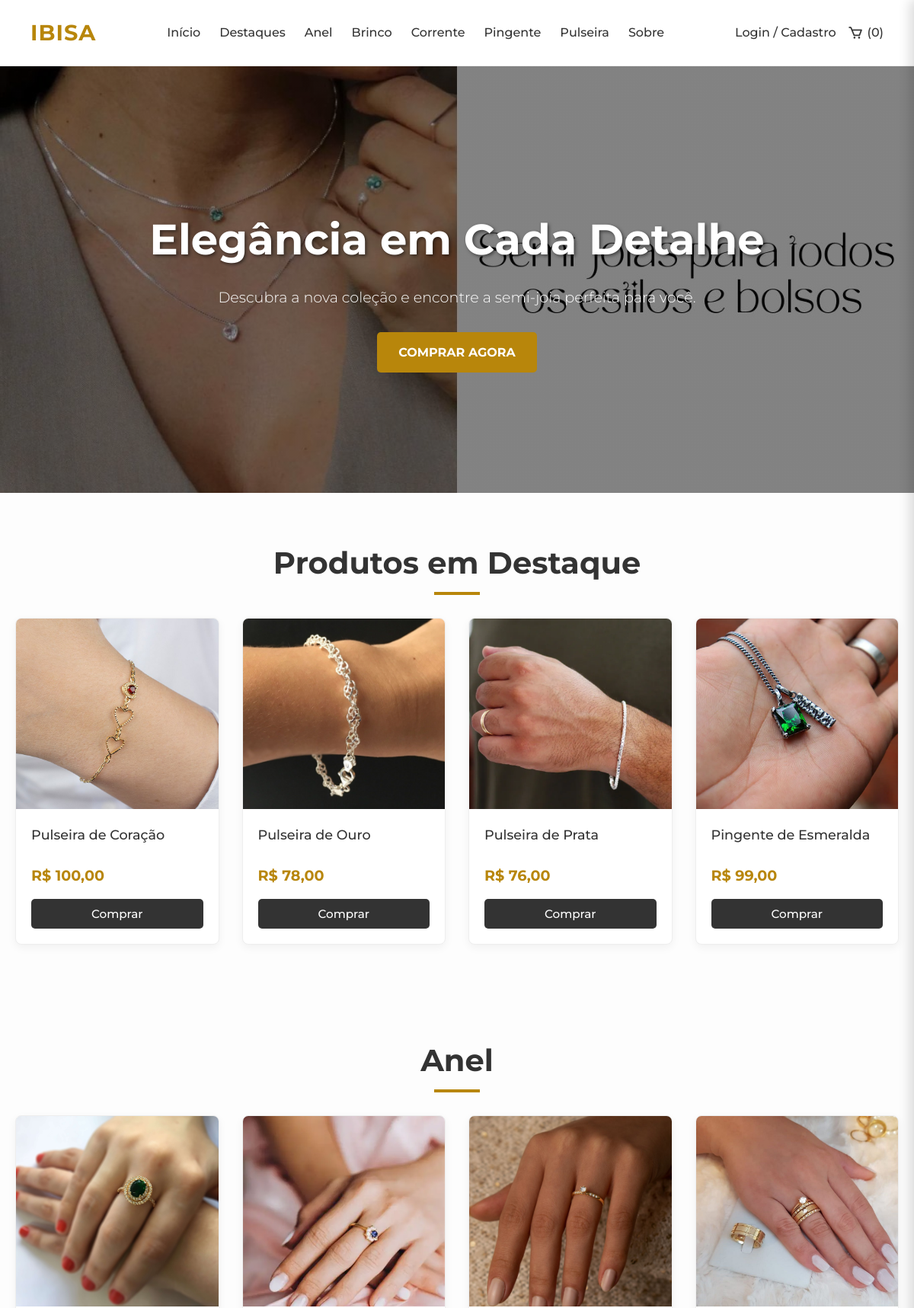
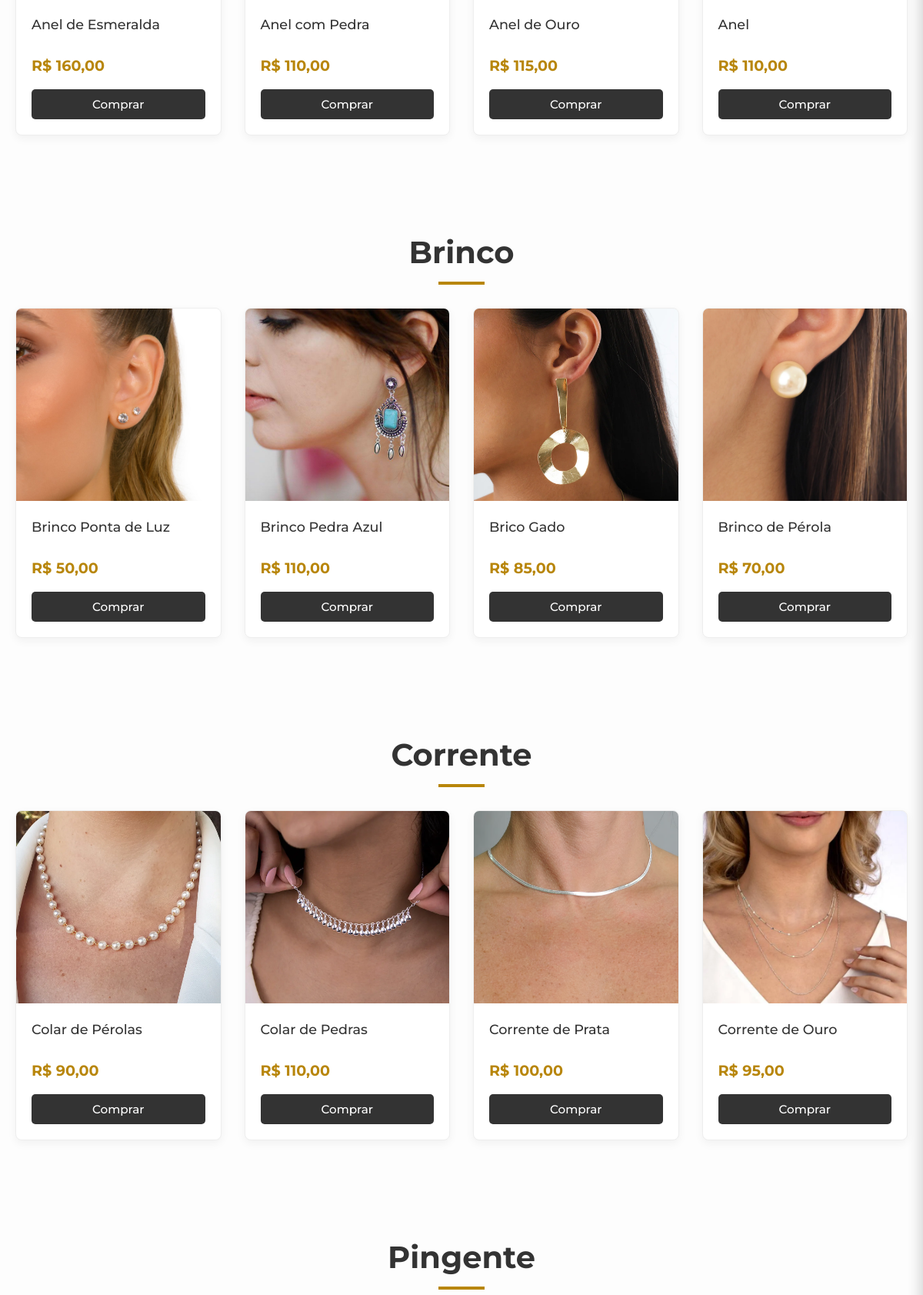
The page / (upper part) on the database its author committed (2 pictures, top to bottom).
### tables this page shows
CREATE TABLE `categoria` (
  `id_categoria` int NOT NULL,
  `nome_categoria` varchar(100) NOT NULL
);

CREATE TABLE `produto` (
  `id_produto` int NOT NULL,
  `nome_produto` varchar(200) NOT NULL,
  `id_categoria` int NOT NULL,
  `preco` decimal(10,2) NOT NULL,
  `estoque` int NOT NULL DEFAULT '0',
  `imagem` varchar(255) DEFAULT NULL
);

### functions.php (called while the page is built)
<?php
function criarAncora($nome) {
    $nome = strtolower(trim($nome));
    $acentos = array(
        'á','à','â','ã','ä','å',
        'é','è','ê','ë',
        'í','ì','î','ï',
        'ó','ò','ô','õ','ö',
        'ú','ù','û','ü',
        'ç','ñ'
    );
    $sem_acentos = array(
        'a','a','a','a','a','a',
        'e','e','e','e',
        'i','i','i','i',
        'o','o','o','o','o',
        'u','u','u','u',
        'c','n'
    );
    $nome = str_replace($acentos, $sem_acentos, $nome);
    $nome = preg_replace('/[^a-z0-9]+/', '', $nome);
    return $nome;
}
?>

### index.php (the view, shortened to what this page needs)
<?php
require_once 'config/conexao.php';
require_once 'functions.php';
$produtos_destaque = [];
$categorias = [];
try {
    $stmt_destaque = $pdo->query("SELECT * FROM produto ORDER BY id_produto DESC LIMIT 4");
    $produtos_destaque = $stmt_destaque->fetchAll(PDO::FETCH_ASSOC);
    $stmt_cat = $pdo->query("SELECT id_categoria, nome_categoria FROM categoria ORDER BY nome_categoria ASC");
    $categorias = $stmt_cat->fetchAll(PDO::FETCH_ASSOC);
} catch (PDOException $e) {
    $db_error = "Erro ao carregar dados do banco: " . $e->getMessage();
}
?>
<!DOCTYPE html>
<html lang="pt-br">
<head>
    <link href='https://unpkg.com/boxicons@2.1.4/css/boxicons.min.css' rel='stylesheet'>
</head>
<body id="topo">
    <header id="main-header">
        <div class="logo">IBISA</div>
        <nav class="navbar">
            <ul>
                <li><a href="#topo">Início</a></li>
                <li><a href="#destaques">Destaques</a></li>
                <?php foreach ($categorias as $categoria): ?>
                    <li>
                        <a href="#<?php echo criarAncora($categoria['nome_categoria']); ?>">
                            <?php echo htmlspecialchars($categoria['nome_categoria']); ?>
                        </a>
                    </li>
                <?php endforeach; ?>
                <li><a href="#sobre">Sobre</a></li>
            </ul>
        </nav>
        <div class="nav-icons">
            <?php if (isset($_SESSION['usuario_logado']) && $_SESSION['usuario_logado'] === true): ?>
                <a href="perfil.php">Olá,
                    <strong><?php echo htmlspecialchars(explode(' ', $_SESSION['usuario_nome'])[0]); ?></strong></a>
                <?php if (isset($_SESSION['usuario_tipo']) && $_SESSION['usuario_tipo'] == 2): ?>
                    <a href="adm/painel_admin.php" class="admin-link">Painel ADM</a>
                <?php endif; ?>
                <a href="logout.php">Sair</a>
            <?php else: ?>
                <a href="conta.php">Login / Cadastro</a>
            <?php endif; ?>
            <a href="#" id="open-cart-btn" style="display: flex; align-items: center; gap: 5px;">
                <i class='bx bx-cart' style="font-size: 1.3rem;"></i>
                <span id="cart-count">(0)</span>
            </a>
        </div>
    </header>
    <main>
        <section class="hero">
            <br>
            <h2>Elegância em Cada Detalhe</h2>
            <p>Descubra a nova coleção e encontre a semi-joia perfeita para você.</p>
            <a href="#" class="cta-button">COMPRAR AGORA</a>
        </section>
        <section class="product-section" id="destaques">
            <h2>Produtos em Destaque</h2>
            <div class="product-grid">
                <?php if (empty($produtos_destaque)): ?>
                    <p>Nenhum produto em destaque no momento.</p>
                <?php else: ?>
                    <?php foreach ($produtos_destaque as $produto): ?>
                        <div class="product-card">
                            <a href="produto_detalhe.php?id=<?php echo $produto['id_produto']; ?>">
                                <img src="<?php echo !empty($produto['imagem']) ? 'adm/uploads/' . htmlspecialchars($produto['imagem']) : 'img/placeholder.png'; ?>"
                                    alt="<?php echo htmlspecialchars($produto['nome_produto']); ?>">
                            </a>
                            <div class="product-card-info">
                                <a href="produto_detalhe.php?id=<?php echo $produto['id_produto']; ?>">
                                    <h3><?php echo htmlspecialchars($produto['nome_produto']); ?></h3>
                                </a>
                                <p class="product-price">R$ <?php echo number_format($produto['preco'], 2, ',', '.'); ?></p>
                                <button class="btn-buy btn-comprar" data-id="<?php echo $produto['id_produto']; ?>">
                                    Comprar
                                </button>
                            </div>
                        </div>
                    <?php endforeach; ?>
                <?php endif; ?>
            </div>
        </section>
        <?php foreach ($categorias as $categoria):
            $ancora_id = criarAncora($categoria['nome_categoria']);
            $produtos_categoria = [];
            try {
                $stmt_prod = $pdo->prepare("SELECT * FROM produto WHERE id_categoria = :id ORDER BY id_produto DESC LIMIT 4");
                $stmt_prod->execute([':id' => $categoria['id_categoria']]);
                $produtos_categoria = $stmt_prod->fetchAll(PDO::FETCH_ASSOC);
            } catch (PDOException $e) {
                continue;
            }
            ?>
            <section class="product-section" id="<?php echo $ancora_id; ?>">
                <h2><?php echo htmlspecialchars($categoria['nome_categoria']); ?></h2>
                <div class="product-grid">
                    <?php foreach ($produtos_categoria as $produto): ?>
                        <div class="product-card">
                            <a href="produto_detalhe.php?id=<?php echo $produto['id_produto']; ?>">
                                <img src="<?php echo !empty($produto['imagem']) ? 'adm/uploads/' . htmlspecialchars($produto['imagem']) : 'img/placeholder.png'; ?>"
                                    alt="<?php echo htmlspecialchars($produto['nome_produto']); ?>">
                            </a>
                            <div class="product-card-info">
                                <a href="produto_detalhe.php?id=<?php echo $produto['id_produto']; ?>">
                                    <h3><?php echo htmlspecialchars($produto['nome_produto']); ?></h3>
                                </a>
                                <p class="product-price">R$ <?php echo number_format($produto['preco'], 2, ',', '.'); ?></p>
                                <button class="btn-buy btn-comprar" data-id="<?php echo $produto['id_produto']; ?>">
                                    Comprar
                                </button>
                            </div>
                        </div>
                    <?php endforeach; ?>
                </div>
            </section>
        <?php endforeach; ?>
    </main>
</body>
</html>

### index.php (style rules this page uses)
* { margin: 0; padding: 0; box-sizing: border-box; }
html { scroll-behavior: smooth; }
body { font-family: 'Montserrat', sans-serif; background-color: #fdfdfd; color: #333; line-height: 1.6; display: flex; flex-direction: column; min-height: 100vh; }
main { flex: 1; }
a { text-decoration: none; color: inherit; transition: color 0.3s ease; }
ul { list-style: none; }
img { max-width: 100%; display: block; }
header { width: 100%; padding: 20px 40px; display: flex; justify-content: space-between; align-items: center; background-color: #ffffff; border-bottom: 1px solid #eee; position: sticky; top: 0; z-index: 1000; transition: all 0.3s ease; }
.logo { font-size: 1.8rem; font-weight: 700; letter-spacing: 1px; color: #b8860b; }
nav ul { display: flex; gap: 25px; }
nav a { font-weight: 500; font-size: 1rem; }
.nav-icons { display: flex; gap: 15px; font-weight: 500; align-items: center; flex-shrink: 0; white-space: nowrap; }
.hero { height: 70vh; display: flex; flex-direction: column; justify-content: center; align-items: center; text-align: center; color: white; padding: 0 20px; background: linear-gradient(rgba(0, 0, 0, 0.4), rgba(0, 0, 0, 0.4)), url('img/background/fundo.jpg') no-repeat center center/cover; }
.hero h2 { font-size: 3.5rem; font-weight: 700; margin-bottom: 15px; text-shadow: 2px 2px 4px rgba(0, 0, 0, 0.5); }
.hero p { font-size: 1.2rem; font-weight: 300; margin-bottom: 30px; }
.cta-button { background-color: #b8860b; color: white; padding: 14px 28px; font-weight: 700; border-radius: 5px; transition: background-color 0.3s ease, transform 0.3s ease; }
.product-section { padding: 60px 20px; max-width: 1200px; margin: 0 auto; text-align: center; }
.product-section h2 { font-size: 2.5rem; font-weight: 700; margin-bottom: 40px; position: relative; display: inline-block; }
.product-section h2::after { content: ''; width: 60px; height: 4px; background-color: #b8860b; position: absolute; bottom: -10px; left: 50%; transform: translateX(-50%); }
.product-grid { display: grid; grid-template-columns: repeat(auto-fit, minmax(250px, 1fr)); gap: 30px; }
.product-card { background: #ffffff; border: 1px solid #eee; border-radius: 8px; overflow: hidden; box-shadow: 0 4px 12px rgba(0, 0, 0, 0.05); transition: transform 0.3s ease, box-shadow 0.3s ease; }
.product-card img { width: 100%; height: 250px; object-fit: cover; background-color: #f0f0f0; }
.product-card-info { padding: 20px; text-align: left; }
.product-card-info h3 { font-size: 1.1rem; font-weight: 500; margin-bottom: 10px; min-height: 2.4em; }
.product-price { font-size: 1.2rem; font-weight: 700; color: #b8860b; margin-bottom: 15px; }
.btn-buy { display: block; width: 100%; padding: 10px; text-align: center; background-color: #333; color: white; border-radius: 5px; font-weight: 500; transition: background-color 0.3s ease; cursor: pointer; border: none; font-family: 'Montserrat', sans-serif; font-size: 0.95rem; }

### rows shown on the page
categoria: nome_categoria "Anel"
categoria: nome_categoria "Brinco"
categoria: nome_categoria "Corrente"
categoria: nome_categoria "Pingente"
categoria: nome_categoria "Pulseira"
produto: imagem (picture), nome_produto "Pulseira de Coração", preco "100,00"
produto: imagem (picture), nome_produto "Pulseira de Ouro", preco "78,00"
produto: imagem (picture), nome_produto "Pulseira de Prata", preco "76,00"
produto: imagem (picture), nome_produto "Pingente de Esmeralda", preco "99,00"
produto: imagem (picture), nome_produto "Anel de Esmeralda", preco "160,00"
produto: imagem (picture), nome_produto "Anel com Pedra", preco "110,00"
produto: imagem (picture), nome_produto "Anel de Ouro", preco "115,00"
produto: imagem (picture), nome_produto "Anel", preco "110,00"
produto: imagem (picture), nome_produto "Brinco Ponta de Luz", preco "50,00"
produto: imagem (picture), nome_produto "Brinco Pedra Azul", preco "110,00"
produto: imagem (picture), nome_produto "Brico Gado", preco "85,00"
produto: imagem (picture), nome_produto "Brinco de Pérola", preco "70,00"
produto: imagem (picture), nome_produto "Colar de Pérolas", preco "90,00"
produto: imagem (picture), nome_produto "Colar de Pedras", preco "110,00"
produto: imagem (picture), nome_produto "Corrente de Prata", preco "100,00"
produto: imagem (picture), nome_produto "Corrente de Ouro", preco "95,00"
